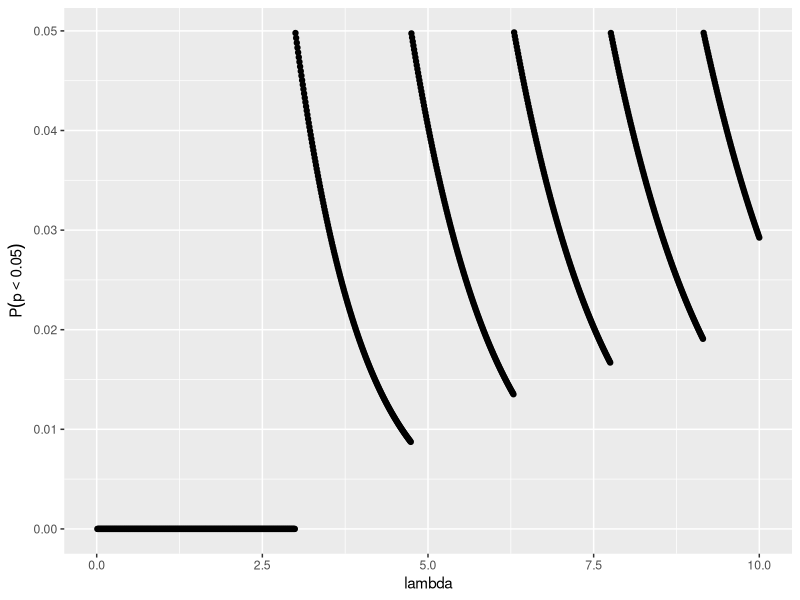
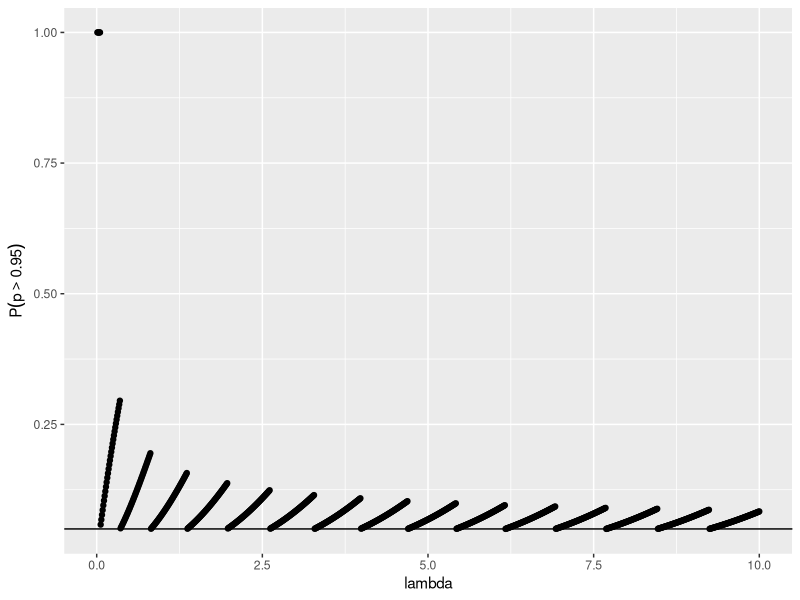

These figures' R source, in order:
## ---- chunk 1
knitr::opts_chunk$set(echo = TRUE, collapse = TRUE, comment = "#>")
library(ggplot2)
## ---- chunk 2
lambda <- seq(0.01, 10, by = .01)
df <- data.frame(lambda = lambda, y = ppois((qpois(.05, lambda) - 1), lambda))
ggplot(df, aes(x = lambda, y = y)) + geom_point() +
  labs(y = expression(P(p < 0.05)))
## ---- chunk 3
df <- data.frame(lambda = lambda, y = 1 - ppois(qpois(.95, lambda) - 1, lambda))
ggplot(df, aes(x = lambda, y = y)) + geom_point() +
  labs(y = expression(P(p > 0.95))) + geom_abline(slope = 0, intercept = .05)
